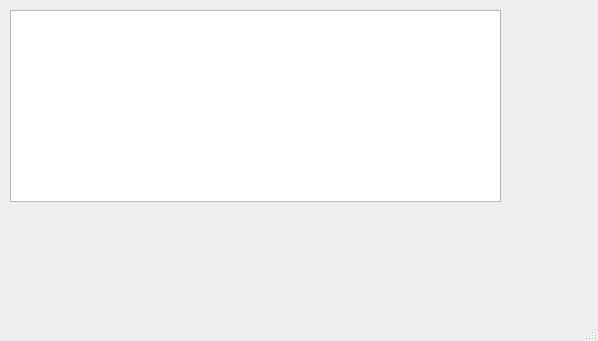
<?xml version="1.0" encoding="UTF-8"?>
<ui version="4.0">
 <class>MainWindow</class>
 <widget class="QMainWindow" name="MainWindow">
  <property name="geometry">
   <rect>
    <x>0</x>
    <y>0</y>
    <width>598</width>
    <height>341</height>
   </rect>
  </property>
  <property name="windowTitle">
   <string>MainWindow</string>
  </property>
  <widget class="QWidget" name="centralwidget">
   <widget class="QTableView" name="tableView">
    <property name="geometry">
     <rect>
      <x>10</x>
      <y>10</y>
      <width>491</width>
      <height>192</height>
     </rect>
    </property>
   </widget>
  </widget>
  <widget class="QMenuBar" name="menubar">
   <property name="geometry">
    <rect>
     <x>0</x>
     <y>0</y>
     <width>598</width>
     <height>21</height>
    </rect>
   </property>
  </widget>
  <widget class="QStatusBar" name="statusbar"/>
 </widget>
 <resources/>
 <connections/>
</ui>
